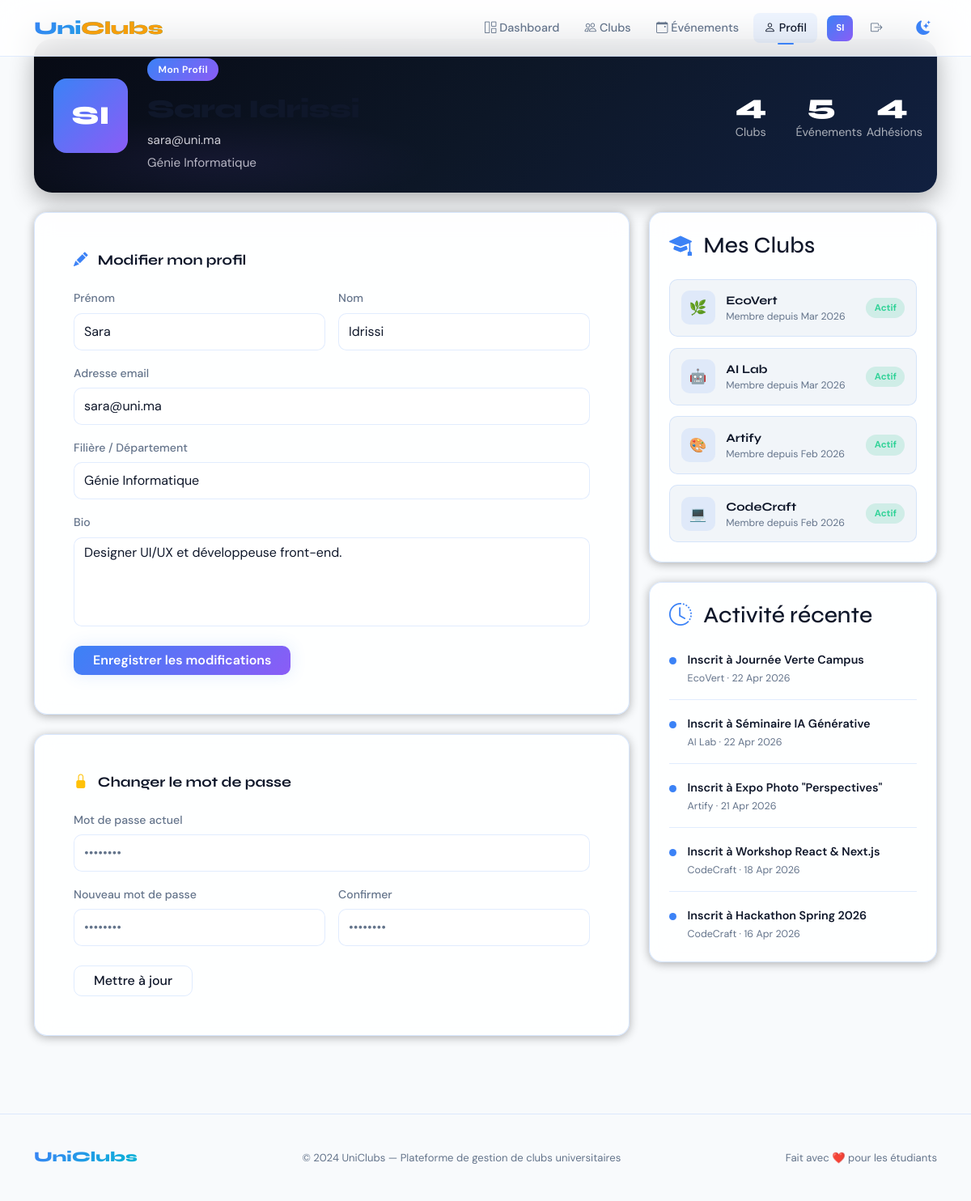
The page /pages/profile.php (signed in) on the database its author committed.
### tables this page shows
CREATE TABLE `users` (
    `id` INT AUTO_INCREMENT PRIMARY KEY,
    `prenom` VARCHAR(100) NOT NULL,
    `nom` VARCHAR(100) NOT NULL,
    `email` VARCHAR(255) NOT NULL UNIQUE,
    `mot_de_passe` VARCHAR(255) NOT NULL,
    `role` ENUM('etudiant', 'admin_club') NOT NULL DEFAULT 'etudiant',
    `filiere` VARCHAR(255) DEFAULT NULL,
    `bio` TEXT DEFAULT NULL,
    `created_at` DATETIME NOT NULL DEFAULT CURRENT_TIMESTAMP
);

CREATE TABLE `membres` (
    `id` INT AUTO_INCREMENT PRIMARY KEY,
    `user_id` INT NOT NULL,
    `club_id` INT NOT NULL,
    `statut` ENUM('en_attente', 'accepte', 'refuse') NOT NULL DEFAULT 'en_attente',
    `date_demande` DATETIME NOT NULL DEFAULT CURRENT_TIMESTAMP,
    FOREIGN KEY (`user_id`) REFERENCES `users`(`id`) ON DELETE CASCADE,
    FOREIGN KEY (`club_id`) REFERENCES `clubs`(`id`) ON DELETE CASCADE,
    UNIQUE KEY `unique_membership` (`user_id`, `club_id`)
);

CREATE TABLE `clubs` (
    `id` INT AUTO_INCREMENT PRIMARY KEY,
    `nom` VARCHAR(255) NOT NULL,
    `description` TEXT NOT NULL,
    `categorie` VARCHAR(100) NOT NULL DEFAULT 'autre',
    `emoji` VARCHAR(10) DEFAULT '📌',
    `couleur_gradient` VARCHAR(255) DEFAULT 'linear-gradient(135deg, #e8f0fc, #c5d8ff)',
    `admin_id` INT NOT NULL,
    `created_at` DATETIME NOT NULL DEFAULT CURRENT_TIMESTAMP,
    FOREIGN KEY (`admin_id`) REFERENCES `users`(`id`) ON DELETE CASCADE
);

CREATE TABLE `inscriptions_evenements` (
    `id` INT AUTO_INCREMENT PRIMARY KEY,
    `user_id` INT NOT NULL,
    `evenement_id` INT NOT NULL,
    `date_inscription` DATETIME NOT NULL DEFAULT CURRENT_TIMESTAMP,
    FOREIGN KEY (`user_id`) REFERENCES `users`(`id`) ON DELETE CASCADE,
    FOREIGN KEY (`evenement_id`) REFERENCES `evenements`(`id`) ON DELETE CASCADE,
    UNIQUE KEY `unique_registration` (`user_id`, `evenement_id`)
);

CREATE TABLE `evenements` (
    `id` INT AUTO_INCREMENT PRIMARY KEY,
    `titre` VARCHAR(255) NOT NULL,
    `description` TEXT NOT NULL,
    `club_id` INT NOT NULL,
    `lieu` VARCHAR(255) NOT NULL,
    `date_debut` DATETIME NOT NULL,
    `date_fin` DATETIME NOT NULL,
    `max_participants` INT NOT NULL DEFAULT 50,
    `created_at` DATETIME NOT NULL DEFAULT CURRENT_TIMESTAMP,
    FOREIGN KEY (`club_id`) REFERENCES `clubs`(`id`) ON DELETE CASCADE
);

### pages/profile.php (the view, shortened to what this page needs)
<?php
require_once '../actions/connexion.php';
$user_id = $_SESSION['user_id'];
$stmt = $cnx->prepare("SELECT * FROM users WHERE id = :id");
$stmt->bindParam(':id', $user_id);
$stmt->execute();
$data = $stmt->fetch(PDO::FETCH_ASSOC);
$stmt = $cnx->prepare("SELECT COUNT(*) as total FROM membres WHERE user_id = :uid AND statut = 'accepte'");
$stmt->bindParam(':uid', $user_id);
$stmt->execute();
$ligne = $stmt->fetch(PDO::FETCH_ASSOC);
$nb_clubs = $ligne['total'];
$stmt = $cnx->prepare("SELECT COUNT(*) as total FROM inscriptions_evenements WHERE user_id = :uid");
$stmt->bindParam(':uid', $user_id);
$stmt->execute();
$ligne = $stmt->fetch(PDO::FETCH_ASSOC);
$nb_events = $ligne['total'];
$stmt = $cnx->prepare("SELECT c.*, m.statut, m.date_demande, CASE WHEN c.admin_id = :uid THEN 1 ELSE 0 END as is_admin FROM membres m JOIN clubs c ON m.club_id = c.id WHERE m.user_id = :uid2 ORDER BY m.date_demande DESC");
$stmt->bindParam(':uid', $user_id);
$stmt->bindParam(':uid2', $user_id);
$stmt->execute();
$my_clubs = $stmt->fetchAll(PDO::FETCH_ASSOC);
$stmt = $cnx->prepare("SELECT e.titre, c.nom as club_nom, ie.date_inscription FROM inscriptions_evenements ie JOIN evenements e ON ie.evenement_id = e.id JOIN clubs c ON e.club_id = c.id WHERE ie.user_id = :uid ORDER BY ie.date_inscription DESC LIMIT 5");
$stmt->bindParam(':uid', $user_id);
$stmt->execute();
$recent_activity = $stmt->fetchAll(PDO::FETCH_ASSOC);
$initiales = strtoupper(substr($data['prenom'], 0, 1) . substr($data['nom'], 0, 1));
include '../includes/header.php';
?>
        <section class="profile-hero p-4 mb-4">
            <div class="row align-items-center g-4">
                <div class="col-md-auto text-center">
                    <div class="profile-avatar mx-auto"><?= $initiales ?></div>
                </div>
                <div class="col">
                    <span class="badge badge-accent mb-3">Mon Profil</span>
                    <h1 class="page-title mb-2"><?= htmlspecialchars($data['prenom'] . ' ' . $data['nom']) ?></h1>
                    <p class="hero-mail mb-1"><?= htmlspecialchars($data['email']) ?></p>
                    <p class="hero-sub mb-0"><?php if (!empty($data['filiere'])) { echo htmlspecialchars($data['filiere']); } else { echo 'Filière non renseignée'; } ?></p>
                </div>
                <div class="col-lg-auto ms-lg-auto">
                    <div class="row g-4 text-center profile-stats">
                        <div class="col-4">
                            <div class="stat-number"><?= $nb_clubs ?></div>
                            <div class="stat-text">Clubs</div>
                        </div>
                        <div class="col-4">
                            <div class="stat-number"><?= $nb_events ?></div>
                            <div class="stat-text">Événements</div>
                        </div>
                        <div class="col-4">
                            <div class="stat-number"><?= count($my_clubs) ?></div>
                            <div class="stat-text">Adhésions</div>
                        </div>
                    </div>
                </div>
            </div>
        </section>
        <div class="row g-4">
            <div class="col-lg-8">
                <div class="card profile-card border-0 shadow-sm rounded-4 mb-4">
                    <div class="card-body p-4 p-lg-5">
                        <h2 class="section-title mb-4">
                            <i class="bi bi-pencil-fill me-2 icon-accent"></i>
                            Modifier mon profil
                        </h2>
                        <form action="../actions/profile_update.php" method="POST">
                            <div class="row g-3">
                                <div class="col-md-6">
                                    <label class="form-label">Prénom</label>
                                    <input type="text" name="prenom" class="form-control" value="<?= htmlspecialchars($data['prenom']) ?>" required />
                                </div>
                                <div class="col-md-6">
                                    <label class="form-label">Nom</label>
                                    <input type="text" name="nom" class="form-control" value="<?= htmlspecialchars($data['nom']) ?>" required />
                                </div>
                                <div class="col-12">
                                    <label class="form-label">Adresse email</label>
                                    <input type="email" name="email" class="form-control" value="<?= htmlspecialchars($data['email']) ?>" required />
                                </div>
                                <div class="col-12">
                                    <label class="form-label">Filière / Département</label>
                                    <input type="text" name="filiere" class="form-control" value="<?= htmlspecialchars($data['filiere']) ?>" placeholder="Ex: Génie Informatique - 2ème année" />
                                </div>
                                <div class="col-12">
                                    <label class="form-label">Bio</label>
                                    <textarea name="bio" class="form-control" rows="4" placeholder="Parlez de vous..."><?= htmlspecialchars($data['bio']) ?></textarea>
                                </div>
                            </div>
                            <div class="mt-4">
                                <button type="submit" class="btn btn-accent px-4">Enregistrer les modifications</button>
                            </div>
                        </form>
                    </div>
                </div>
                <div class="card profile-card border-0 shadow-sm rounded-4">
                    <div class="card-body p-4 p-lg-5">
                        <h2 class="section-title mb-4">
                            <i class="bi bi-lock-fill me-2 text-warning"></i>
                            Changer le mot de passe
                        </h2>
                        <form action="password_update.php" method="POST">
                            <div class="mb-3">
                                <label class="form-label">Mot de passe actuel</label>
                                <input type="password" name="old_password" class="form-control" placeholder="••••••••" required />
                            </div>
                            <div class="row g-3">
                                <div class="col-md-6">
                                    <label class="form-label">Nouveau mot de passe</label>
                                    <input type="password" name="new_password" class="form-control" placeholder="••••••••" required minlength="8" />
                                </div>
                                <div class="col-md-6">
                                    <label class="form-label">Confirmer</label>
                                    <input type="password" name="confirm_password" class="form-control" placeholder="••••••••" required minlength="8" />
                                </div>
                            </div>
                            <div class="mt-4">
                                <button type="submit" class="btn btn-secondary-ghost px-4">Mettre à jour</button>
                            </div>
                        </form>
                    </div>
                </div>
            </div>
            <div class="col-lg-4">
                <div class="card profile-card border-0 shadow-sm rounded-4 mb-4">
                    <div class="card-body p-4">
                        <h3 class="side-title mb-4">
                            <i class="bi bi-mortarboard-fill me-2 icon-accent"></i>
                            Mes Clubs
                        </h3>
                        <?php if (empty($my_clubs)): ?>
                            <p class="text-muted">Aucun club. <a href="clubs.php">Explorer les clubs</a></p>
                        <?php else: ?>
                            <?php for ($i = 0; $i < count($my_clubs); $i++): ?>
                                <?php $club = $my_clubs[$i]; ?>
                                <div class="club-item <?= $i == count($my_clubs)-1 ? 'mb-0' : '' ?>">
                                    <div class="club-icon"><?= $club['emoji'] ?></div>
                                    <div class="flex-grow-1">
                                        <div class="club-name"><?= htmlspecialchars($club['nom']) ?></div>
                                        <div class="club-sub">
                                            <?php if ($club['statut'] == 'accepte'): ?>
                                                Membre depuis <?= date('M Y', strtotime($club['date_demande'])) ?>
                                            <?php elseif ($club['statut'] == 'en_attente'): ?>
                                                Demande en cours...
                                            <?php else: ?>
                                                Demande refusée
                                            <?php endif; ?>
                                        </div>
                                    </div>
                                    <?php if ($club['statut'] == 'accepte'): ?>
                                        <span class="status-pill active-pill">Actif</span>
                                    <?php elseif ($club['statut'] == 'en_attente'): ?>
                                        <span class="status-pill wait-pill">En attente</span>
                                    <?php else: ?>
                                        <span class="status-pill" style="background:rgba(239,68,68,0.15);color:#F87171;">Refusé</span>
                                    <?php endif; ?>
                                </div>
                            <?php endfor; ?>
                        <?php endif; ?>
                    </div>
                </div>
                <div class="card profile-card border-0 shadow-sm rounded-4">
                    <div class="card-body p-4">
                        <h3 class="side-title mb-4">
                            <i class="bi bi-clock-history me-2 icon-accent"></i>
                            Activité récente
                        </h3>
                        <?php if (empty($recent_activity)): ?>
                            <p class="text-muted">Aucune activité récente.</p>
                        <?php else: ?>
                            <?php for ($i = 0; $i < count($recent_activity); $i++): ?>
                                <?php $act = $recent_activity[$i]; ?>
                                <div class="activity-item <?= $i == count($recent_activity)-1 ? 'mb-0 border-0 pb-0' : '' ?>">
                                    <span class="dot blue"></span>
                                    <div>
                                        <div class="activity-main">Inscrit à <?= htmlspecialchars($act['titre']) ?></div>
                                        <div class="activity-sub"><?= htmlspecialchars($act['club_nom']) ?> · <?= date('d M Y', strtotime($act['date_inscription'])) ?></div>
                                    </div>
                                </div>
                            <?php endfor; ?>
                        <?php endif; ?>
                    </div>
                </div>
            </div>
        </div>
<?php include '../includes/footer.php'; ?>

### css/global.css (style rules this page uses)
:root { --bg: #050A14; --surface: #0C1526; --surface2: #112040; --surface3: #1a2d55; --accent: #3B82F6; --accent2: #06B6D4; --accent3: #8B5CF6; --gold: #F59E0B; --green: #10B981; --red: #EF4444; --text: #E8F0FE; --text-muted: #6B85A8; --border: rgba(59,130,246,0.15); --glow: rgba(59,130,246,0.3); --radius: 1rem; --radius-lg: 1.4rem; --transition: 0.3s cubic-bezier(.4,0,.2,1); }
[data-theme="light"] { --bg: #F8FAFC; --surface: #FFFFFF; --surface2: #F1F5F9; --surface3: #E2E8F0; --text: #0F172A; --text-muted: #64748B; --border: rgba(59,130,246,0.15); --glow: rgba(59,130,246,0.15); }
*, *::before, *::after { box-sizing: border-box; }
body { font-family: 'DM Sans', sans-serif; background: var(--bg); color: var(--text); overflow-x: hidden; -webkit-font-smoothing: antialiased; }
.brand, .page-title, .section-title, .side-title, .hero-title, .stat-value, .stat-number, .item-title, .date-day, .club-title, .club-name, .event-title, .member-name, .form-title, .feature-title { font-family: 'Syne', sans-serif; }
.card, .glass-card { background: rgba(12,21,38,0.6) !important; backdrop-filter: blur(12px); -webkit-backdrop-filter: blur(12px); border: 1px solid var(--border) !important; border-radius: var(--radius) !important; color: var(--text); }
[data-theme="light"] .card, [data-theme="light"] .glass-card { background: rgba(255,255,255,0.85) !important; border-color: rgba(59,130,246,0.2) !important; box-shadow: 0 4px 20px rgba(0,0,0,0.03); }
.card-body { color: var(--text); }
.btn-accent { background: linear-gradient(135deg, var(--accent), var(--accent3)) !important; border: none !important; color: #fff !important; border-radius: 10px; font-weight: 600; box-shadow: 0 0 20px var(--glow); transition: all var(--transition); }
.btn-secondary-ghost { background: transparent !important; border: 1px solid var(--border) !important; color: var(--text) !important; border-radius: 10px; font-weight: 500; transition: all var(--transition); }
.form-control, .form-select { background: var(--surface) !important; border: 1px solid var(--border) !important; color: var(--text) !important; border-radius: 10px; min-height: 46px; transition: all var(--transition); }
.form-control::placeholder { color: var(--text-muted) !important; }
.form-label { color: var(--text-muted); font-size: 0.88rem; font-weight: 500; margin-bottom: 0.45rem; }
.badge { font-weight: 600; border-radius: 999px; }
.hero-badge, .badge-accent { background: linear-gradient(135deg, var(--accent), var(--accent3)) !important; color: #fff !important; font-size: 0.75rem; border-radius: 999px; padding: 0.5rem 0.85rem; font-weight: 600; letter-spacing: 0.03em; }
.page-title { font-size: 2rem; font-weight: 800; letter-spacing: -0.03em; color: var(--text); }
.hero-sub { color: rgba(255,255,255,0.72); font-size: 0.95rem; line-height: 1.65; }
.section-title { font-size: 1.1rem; font-weight: 700; color: var(--text); }
.shadow-sm { box-shadow: 0 2px 12px rgba(0,0,0,0.3) !important; }

### rows shown on the page
users: initiales "SI", email "sara@uni.ma", filiere "Génie Informatique", prenom "Sara", nom "Idrissi", bio "Designer UI/UX et développeuse front-end."
membres: club.emoji "🌿", club.nom "EcoVert", date_demande "Mar 2026", statut "Actif"
membres: club.emoji "🤖", club.nom "AI Lab", date_demande "Mar 2026", statut "Actif"
membres: club.emoji "🎨", club.nom "Artify", date_demande "Feb 2026", statut "Actif"
membres: club.emoji "💻", club.nom "CodeCraft", date_demande "Feb 2026", statut "Actif"
inscriptions_evenements: evenement.titre "Journée Verte Campus", clubs.nom "EcoVert", date_inscription "22 Apr 2026"
inscriptions_evenements: evenement.titre "Séminaire IA Générative", clubs.nom "AI Lab", date_inscription "22 Apr 2026"
inscriptions_evenements: evenement.titre "Expo Photo \"Perspectives\"", clubs.nom "Artify", date_inscription "21 Apr 2026"
inscriptions_evenements: evenement.titre "Workshop React & Next.js", clubs.nom "CodeCraft", date_inscription "18 Apr 2026"
inscriptions_evenements: evenement.titre "Hackathon Spring 2026", clubs.nom "CodeCraft", date_inscription "16 Apr 2026"

### other values the page prints
$initials "SI"
$nb_clubs "4"
$nb_events "5"
count($my_clubs) "4"
